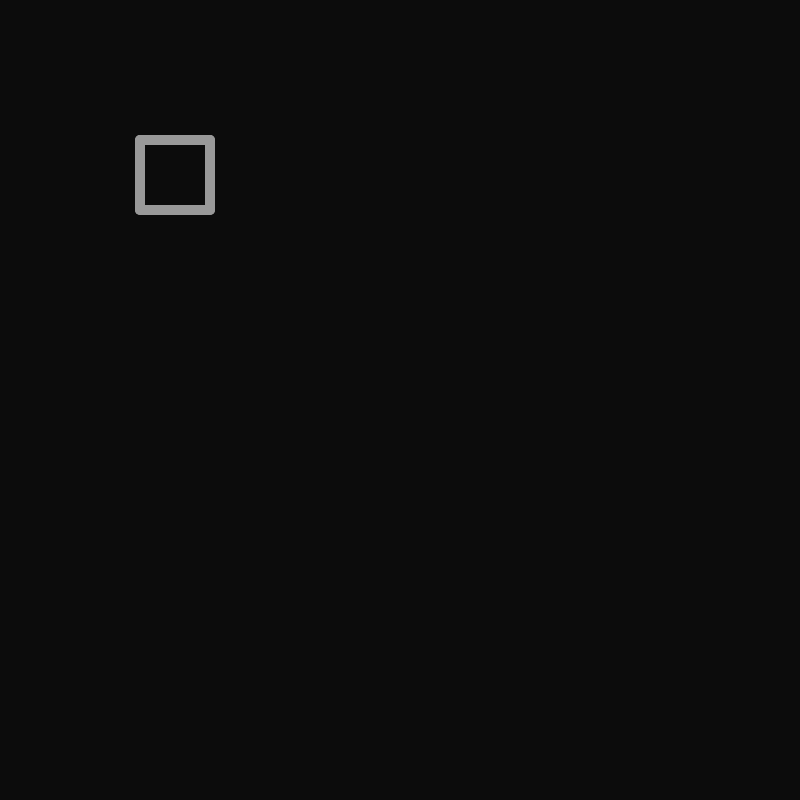
Frame 1 (no input)
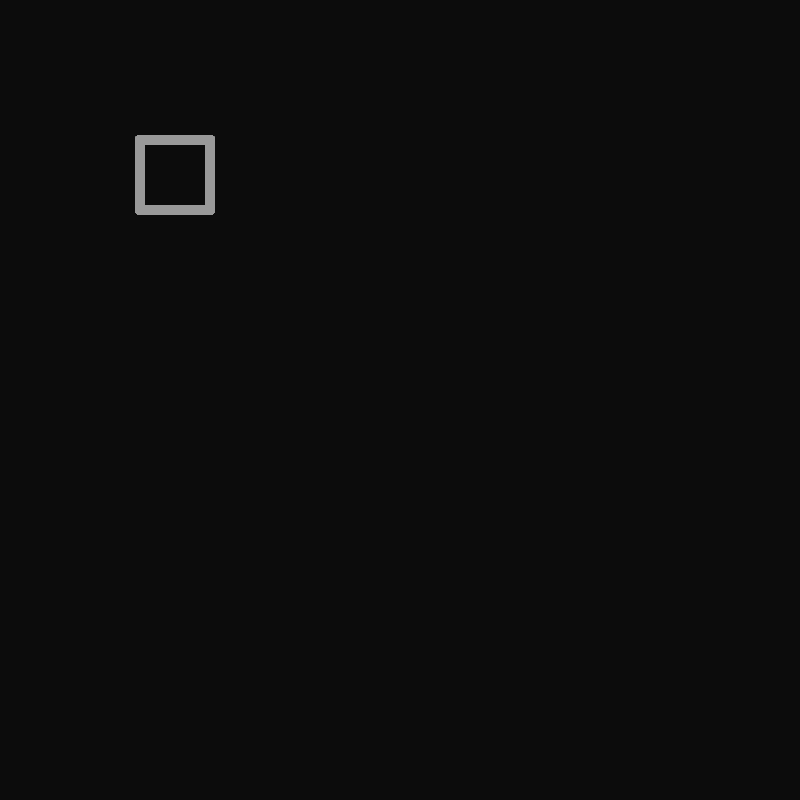
Frame 60 (no input)
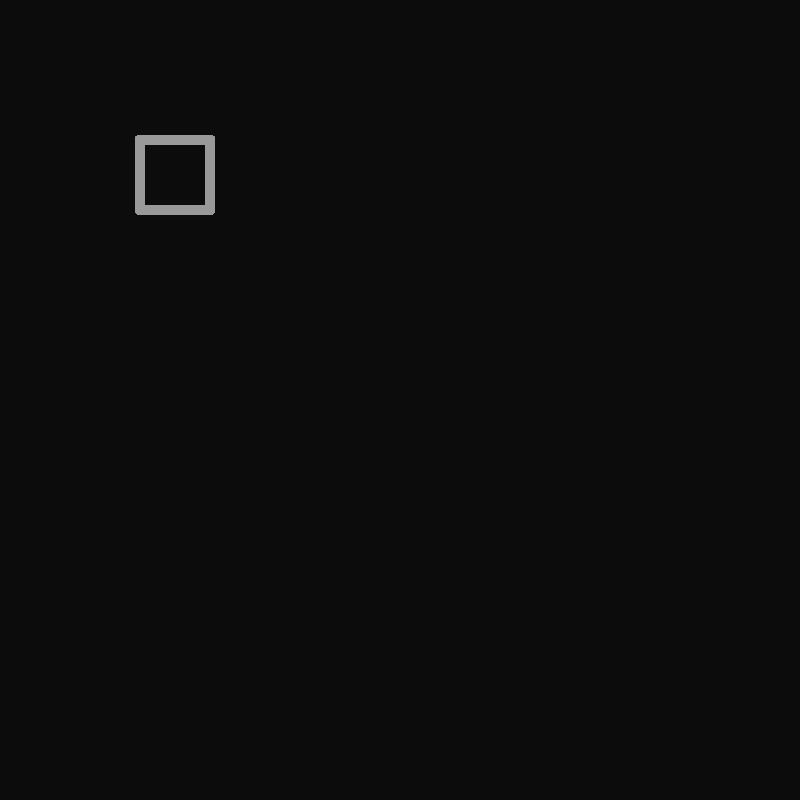
Frame 120 (the mouse pressed at the canvas centre since frame 60)

The p5.js sketch that drew these frames (run headless with seeded random() and noise() and a simulated clock; from frame 60 on, the mouse is pressed at the canvas centre):

// p5.js sketch
// ── sketch.js

var d = 70;
var p1 = d;
var p2 = p1+d;
var p3 = p2+d;
var p4 = p3+d;
var lines = [];

function setup() {
    createCanvas(800, 800);
    background(12);
    l1 = new Line(0, createVector(p3, p3), createVector(p2, p3));
    l2 = new Line(1, createVector(p2, p3), createVector(p2, p2));
    l3 = new Line(2, createVector(p2, p2), createVector(p3, p2));
    l4 = new Line(3, createVector(p3, p2), createVector(p3, p3));
    lines.push(l1);
    lines.push(l2);
    lines.push(l3);
    lines.push(l4);
}

function draw() {
    lines.forEach(function (line) {
        line.show();
    })
}

function mousePressed() {
    lines.forEach(function (line) {
        if (line.intersects(mouseX, mouseY)) {
            line.color = color(255, 0, 0);
        }
    })
}

class Line {
    constructor(id, start, end, lineColor, weight) {
        this.id = id;
        this.start = start;
        this.end = end;
        this.color = lineColor || 153;
        this.weight = weight || 10;
    }

    show() {
        stroke(this.color);
        strokeWeight(this.weight);

        line(this.start.x, this.start.y, this.end.x, this.end.y);
    }

    intersects(mouseX, mouseY) {
        // Here we can use this.end.y also, because we have rectangular shapes
        // Because of that x OR y of start and end will be the same
        // Who doesn't understand please do some math
        var checkYhorizontal = mouseY > this.start.y - 5 && mouseY < this.start.y + 5;
        var checkXhorizontal = (
            mouseX > min(this.start.x, this.end.x) &&
            mouseX < max(this.start.x, this.end.x)
        );
        var checkYvertical = (
            mouseY > min(this.start.y, this.end.y) &&
            mouseY < max(this.start.y, this.end.y)
        );
        var checkXvertical = mouseX > this.start.x - 5 && mouseX < this.start.x + 5;
        var isHorizontal = this.start.y === this.end.y;
        var isVertical =   this.start.x === this.end.x;
        return (
            (isHorizontal && checkXhorizontal && checkYhorizontal) ||
            (isVertical   && checkXvertical   && checkYvertical)
        )
    }
}

// ── index1.html
<!DOCTYPE html>
<html lang="en">
<head>
    <meta charset="UTF-8">
    <title>Title</title>
</head>

<body>

<button onclick="send()">START</button>
<div>kad se klikne na START treba da se posalje post request na /start, body zahteva treba da sadrzi informacije o igri</div>

<script>
    let markers = [1, 2, 3];

    function send() {
        $.ajax({
            type: "POST",
            url: "/status",
            // The key needs to match your method's input parameter (case-sensitive).
            data: JSON.stringify({Markers: markers}),
            contentType: "application/json; charset=utf-8",
            dataType: "json",
            success: function (data) {
                alert(data);
            },
            failure: function (errMsg) {
                alert(errMsg);
            }
        });
    }
</script>

</body>
</html>
